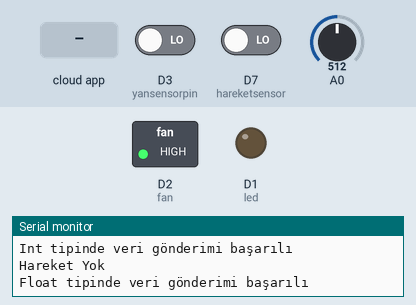
Recording of a sketch running on a simulated ESP8266 (NodeMCU). Parts: switched loads named in the sketch (green lamp = pin HIGH), output pins drawn as LEDs (lit = HIGH), the last lines printed to the serial monitor. Inputs (shaded band) come from the test bench; at power-on: D3 (yansensorpin) LOW, D7 (hareketsensor) LOW, A0 = 512. WiFi joins after 1.5 s; servers stay silent unless stated; the Firebase database answers and starts empty.

Above: at 2.7 s.
2.8 s: the phone or cloud app sets Durumu to 1
At 4.3 s:
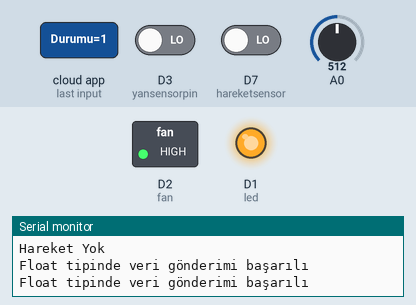
6.9 s: the phone or cloud app sets Durumu to 0
At 8.0 s:
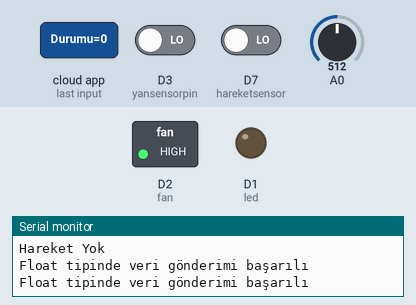
Timing chart, 0 to 9.9 s (numbered marks = the images above; inputs shaded):
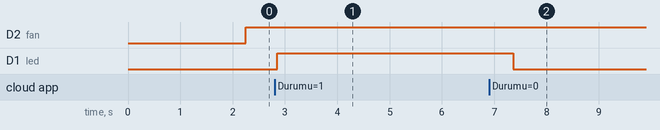

Measured:
- after the input at 2.8 s, D1 (led): LOW → HIGH after 0.06 s
- after the input at 6.9 s, D1 (led): HIGH → LOW after 0.46 s

The sketch:

ahir_kod.ino
```cpp
#include <ESP8266WiFi.h>
#include "MQ135.h"
#include "FirebaseESP8266.h"

int fan = 4;//D2
int yansensorpin = 0; //D3
int havasensor, co2lvl, gas;
int led = 5;//D1
int hareketsensor = D7;


#define WIFI_SSID "bhdrkurt"
#define WIFI_PASSWORD "35973597"
#define FIREBASE_HOST "bitirme-project-cced3-default-rtdb.firebaseio.com"
#define FIREBASE_AUTH "f0piNl1QF7DmTH81qXIhMIHTrMtqvPqAVw5yFrOs"
FirebaseData veritabanim;

void setup() {
  Serial.begin(115200);

  WiFi.begin(WIFI_SSID, WIFI_PASSWORD);
  Serial.print("Ağ Bağlantısı Oluşturuluyor");
  while (WiFi.status() != WL_CONNECTED)
  {
    Serial.print(".");
    delay(300);
  }
  Serial.println();
  Serial.print("IP adresine bağlanıldı: ");
  Serial.println(WiFi.localIP());
  Serial.println();

  //3. Firebase bağlantısı başlatılıyor
  Firebase.begin(FIREBASE_HOST, FIREBASE_AUTH);
  //4. Ağ bağlantısı kesilirse tekrar bağlanmasına izin veriyoruz
  Firebase.reconnectWiFi(true);

  pinMode(yansensorpin, INPUT);
  pinMode(fan, OUTPUT);
  pinMode(led, OUTPUT);
  digitalWrite(fan, LOW);
  pinMode(hareketsensor, INPUT);

}

void loop() {
  gas = analogRead(havasensor);
  co2lvl = gas - 55;
  co2lvl = map(co2lvl, 0, 1024, 400, 5000);
  Serial.print("Karbondioksit= ");
  Serial.println(co2lvl);

  if (Firebase.setInt(veritabanim, "/ahirco2", co2lvl)) {
    Serial.println("Int tipinde veri gönderimi başarılı");
  }
  else {
    Serial.print("Int tipindeki veri gönderilemedi, ");
    Serial.println(veritabanim.errorReason());
  }

  bool yanginsensordeger = digitalRead(yansensorpin);
  if (yanginsensordeger == 1)
  {
    digitalWrite(LED_BUILTIN, HIGH);
  }
  else
  {
    digitalWrite(LED_BUILTIN, LOW);
  }
  bool hareket = digitalRead(hareketsensor);
  if (hareket == HIGH) { //Hareketlilik var ise içerideki komutlar uygulanır.
    Serial.println("Hareket Algılandı");
  } else { //Hareketlilik yok ise içerideki komutlar uygulanır.
    Serial.println("Hareket Yok");
  }
  if (Firebase.setFloat(veritabanim, "/ahirhareketsensorpin", hareket)) {
    Serial.println("Float tipinde veri gönderimi başarılı");
  }
  else {
    Serial.print("Float tipindeki veri gönderilemedi, ");
    Serial.println(veritabanim.errorReason());
  }
  if (Firebase.setFloat(veritabanim, "/ahiryansensorpin", yanginsensordeger)) {
    Serial.println("Float tipinde veri gönderimi başarılı");
  }
  else {
    Serial.print("Float tipindeki veri gönderilemedi, ");
    Serial.println(veritabanim.errorReason());
  }
  if (Firebase.getBool(veritabanim, "Led/Durumu")) {
    if (veritabanim.boolData() == true)
    {
      digitalWrite(led, HIGH);
    }
    else
    {
      digitalWrite(led, LOW);
    }

  }
  else {
    Serial.print("Str verisi çekilemedi, ");
    Serial.println(veritabanim.errorReason());
  }
  if (Firebase.getBool(veritabanim, "Fan/Durumu")) {
    if (veritabanim.boolData() == true)
    {
      digitalWrite(fan, LOW);
    }
    else
    {
      digitalWrite(fan, HIGH);
    }
  }
  else {
    Serial.print("Str verisi çekilemedi, ");
    Serial.println(veritabanim.errorReason());
  }
}
```
